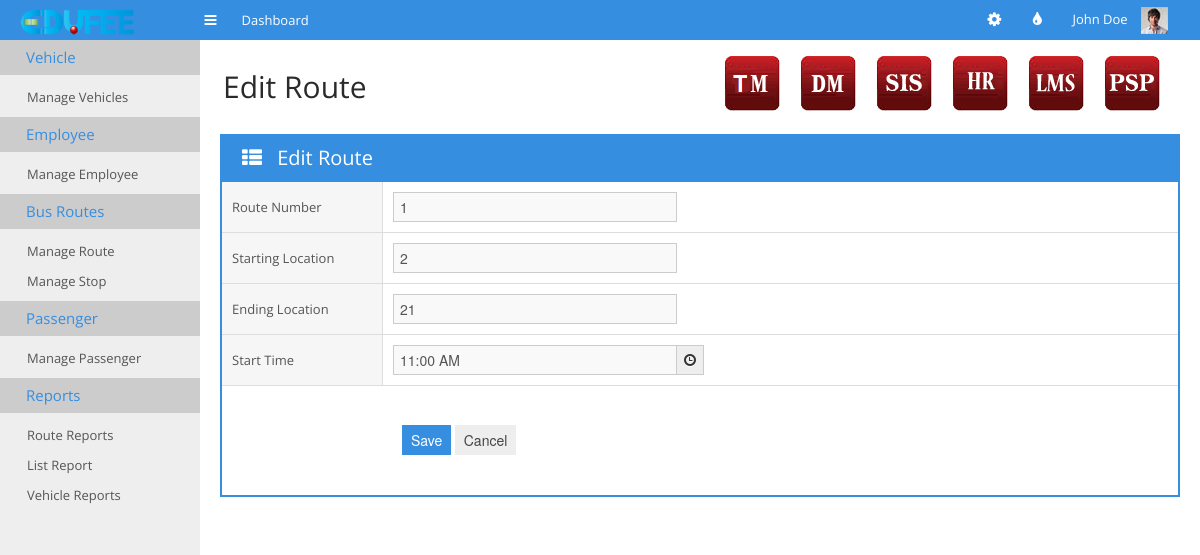
The page /tm-edit-route.php?id=1 on the database its author committed.
### tables this page shows
CREATE TABLE IF NOT EXISTS `tm_bus_route` (
  `route_number` int(11) DEFAULT NULL,
  `start_location` int(11) DEFAULT NULL,
  `end_location` int(11) DEFAULT NULL,
  `start_time` time DEFAULT NULL
);

### tm-edit-route.php (the view, shortened to what this page needs)
<?php
require_once "datas.php";
$dbconnection = connectSQL($dbdetails);
if(mysqli_connect_errno())
{
    echo "db_connection_fail";
}
else {
    if (isset($_GET['id'])) {
        $id = $_GET['id'];
        $query = "select * from tm_bus_route where route_number=" . $id ."  limit 1";
        if ($result=$dbconnection->query($query)){
            if($result->num_rows==1) {
                $row = $result->fetch_array();
                ?>
                <!doctype html>
                <html>
                <head>
                    <link rel="stylesheet" href="css/bootstrap.min.css">
                    <link rel="stylesheet" href="css/bootstrap-responsive.min.css">
                    <link rel="stylesheet" href="css/plugins/jquery-ui/smoothness/jquery-ui.css">
                    <link rel="stylesheet" href="css/plugins/jquery-ui/smoothness/jquery.ui.theme.css">
                    <link rel="stylesheet" href="css/style.css">
                    <link rel="stylesheet" href="css/themes.css">
                    <link rel="stylesheet" href="css/plugins/timepicker/bootstrap-timepicker.min.css" />
                </head>
                <body>
                <div id="navigation">
                    <div class="container-fluid">
                        <a href="#" id="brand"></a>
                        <a href="#" class="toggle-nav" rel="tooltip" data-placement="bottom" title="Toggle navigation"><i class="icon-reorder"></i></a>
                        <ul class='main-nav'>
                            <li>
                                <a href="index.html">
                                    <span>Dashboard</span>
                                </a>
                            </li>
                        </ul>
                        <div class="user">
                            <ul class="icon-nav">
                                <li class="dropdown sett">
                                    <a href="#" class='dropdown-toggle' data-toggle="dropdown"><i class="icon-cog"></i></a>
                                </li>
                                <li class='dropdown colo'>
                                    <a href="#" class='dropdown-toggle' data-toggle="dropdown"><i class="icon-tint"></i></a>
                                </li>
                            </ul>
                            <div class="dropdown">
                                <a href="#" class='dropdown-toggle' data-toggle="dropdown">John Doe <img src="img/demo/user-avatar.jpg" alt=""></a>
                            </div>
                        </div>
                    </div>
                </div>
                <div class="container-fluid" id="content">
                    <?php
                    require_once "cms.php";
                    ?>
                    <div id="main">
                        <div class="container-fluid">
                            <div class="page-header">
                                <div class="pull-left">
                                    <h1>Edit Route</h1>
                                </div>
                                <div class="pull-right">
                                    <ul class="minitiles" style="display:inline !important;">
                                        <li><a href="tm_main.html"><img src="img/tm_icon.png" alt=""></a></li>
                                        <li><a href="http://www.edufee.com/subscribe_donation/"><img src="img/dm_icon.png" alt=""></a></li>
                                        <li> <a href="http://www.edufee.com/SIS/home/"><img src="img/sis_icon.png" alt="" style="border:none;" border="0"/></a> </li>
                                        <li><a href="http://www.edufee.com/hrm/symfony/web/index.php/admin/LandingPage"><img src="img/hr_icon.png" alt=""></a></li>
                                        <li> <a href="http://www.edufee.com/openbiblio/catalog/home.php"><img src="img/lms_icon.png" alt="" style="border:none;" border="0"/></a> </li>
                                        <li><a href="http://www.edufee.com/psp_dashboard/psp"><img src="img/psp_icon.png" alt="" border="0"/>
                                            </a></li>
                                    </ul>
                                </div>
                            </div>
                        </div>
                        <div class="container-fluid">
                            <div class="box box-bordered box-color">
                                <div class="box-title">
                                    <h3><i class="icon-th-list"></i> Edit Route</h3>
                                </div>
                                <div class="box-content nopadding">
                                    <form name="main-form"  action="tm-edit-route-submit.php" method="POST" class='form-horizontal form-bordered'>
                                    <div class="control-group">
                                        <label for="route-number" class="control-label" >Route Number</label>
                                        <div class="controls">
                                            <input type="text" name="number"  id="route-number" placeholder="" class="input-xlarge"
                                                    readonly value="<?php echo $id ?>">
                                        </div>
                                    </div>
                                    <div class="control-group">
                                        <label for="start" class="control-label"  >Starting Location</label>
                                        <div class="controls">
                                            <input type="text" name="start"  placeholder="Stop Number" class="input-xlarge" value="<?php echo $row['start_location'] ?>">
                                        </div>
                                    </div>
                                    <div class="control-group">
                                        <label for="end" class="control-label">Ending Location</label>
                                        <div class="controls">
                                            <input type="text" name="end"  placeholder="Stop Number" class="input-xlarge" value="<?php echo $row['end_location'] ?>">
                                        </div>
                                    </div>
                                    <div class="control-group">
                                        <label for="start-time" class="control-label">Start Time</label>
                                        <div class="bootstrap-timepicker input-append controls" style="display:block;">
                                            <input type="text" name="time" id="timepicker1" placeholder="" class="input-xlarge" value="<?php echo $row['start_time'] ?>">
                                            <span class="add-on"><i class="icon-time"></i></span>
                                        </div>
                                    </div>
                                    <div class="form-actions">
                                        <button type="submit" class="btn btn-primary">Save</button>
                                        <a href="tm-manage-routes.php">
                                            <button type="button" class="btn" >Cancel</button>
                                        </a>
                                    </div>
                                    </form>
                                </div>
                            </div>
                        </div>
                    </div>
                </div>
                </body>
                </html>
            <?php
            }
        }else{
            echo $dbconnection->error;
        }
    }
}
?>

### rows shown on the page
tm_bus_route: start "2", end "21", time "11:00 AM"
